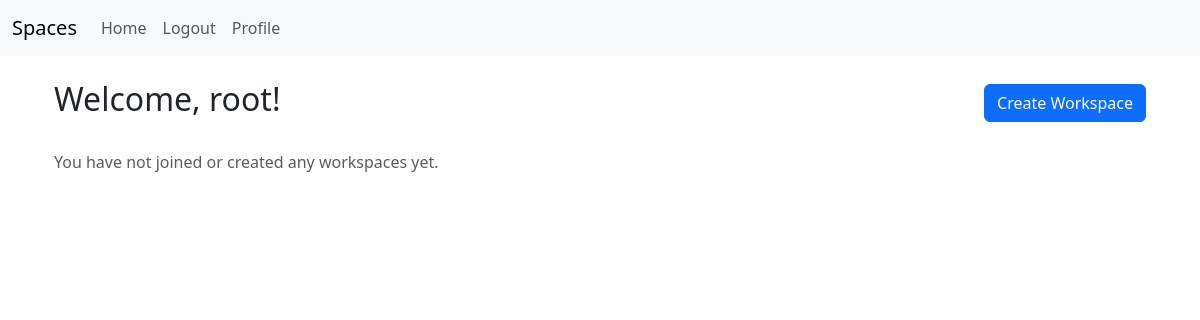
The page / (signed in) on the database as committed earlier.
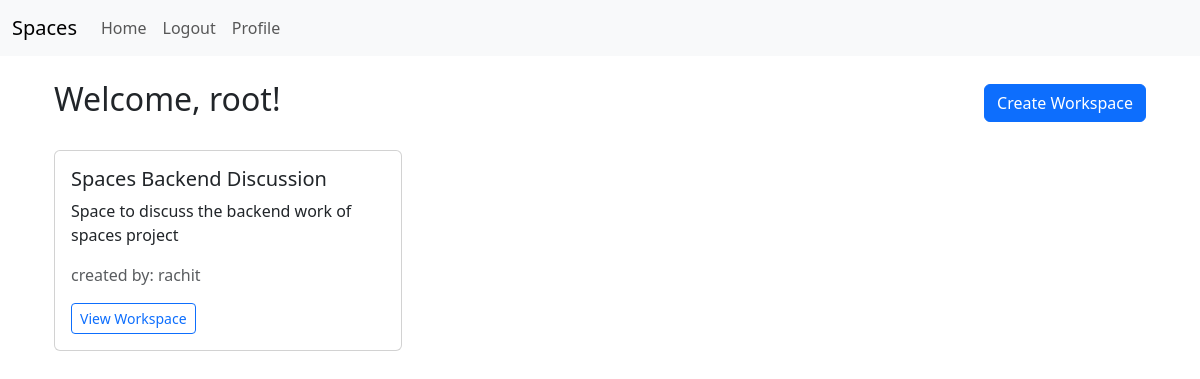
The same page on the database as committed later.
### workspace/models.py (models this page shows, shortened)
class Workspace(models.Model):
    name = models.CharField(max_length=255)
    description = models.TextField(blank=True, null=True)
    creator = models.ForeignKey(User, on_delete=models.CASCADE, related_name='created_workspaces')
    members = models.ManyToManyField(User, related_name='workspaces')
    created_at = models.DateTimeField(auto_now_add=True)

### workspace/views.py (the view)
# urls.py: path('', views.workspace_home, name='workspace_home'),
def workspace_home(request):
    if request.user.is_authenticated:
        user_workspaces = Workspace.objects.filter(Q(creator=request.user) | Q(members=request.user))
    else:
        user_workspaces = []  # Empty list for unauthenticated users
    context = {
        'user_workspaces': user_workspaces,
    }
    return render(request, 'workspace/index.html', context=context)

### workspace/templates/workspace/index.html (shortened to what this page needs)
{% extends 'user/base.html' %}
{% block content %}
<div class="container mt-4">
    {% if user.is_authenticated %}
        <div class="d-flex justify-content-between align-items-center mb-4">
            <h2>Welcome, {{ user.username }}!</h2>
            <a href="{% url 'create_workspace' %}" class="btn btn-primary">Create Workspace</a>
        </div>
        {% if user_workspaces %}
            <div class="row">
                {% for workspace in user_workspaces %}
                    <div class="col-md-4 mb-4">
                        <div class="card">
                            <div class="card-body">
                                <h5 class="card-title">{{ workspace.name }}</h5>
                                <p class="card-text">{{ workspace.description|default:"No description available." }}</p>
                                <span class="text-muted">created by: {{ workspace.creator }}</span>
                                <a href="{% url 'workspace_view' workspace.id%}" class="btn btn-outline-primary btn-sm">View Workspace</a>
                            </div>
                        </div>
                    </div>
                {% endfor %}
            </div>
        {% else %}
            <p class="text-muted">You have not joined or created any workspaces yet.</p>
        {% endif %}
    {% endif %}
</div>
{% endblock %}

Rows that differ between the two databases and show on the page:
added Workspace: name "Spaces Backend Discussion", description "Space to discuss the backend work of spaces project", creator "rachit"
Other text that changed with them:
text no longer shown: "You have not joined or created any workspaces yet."
